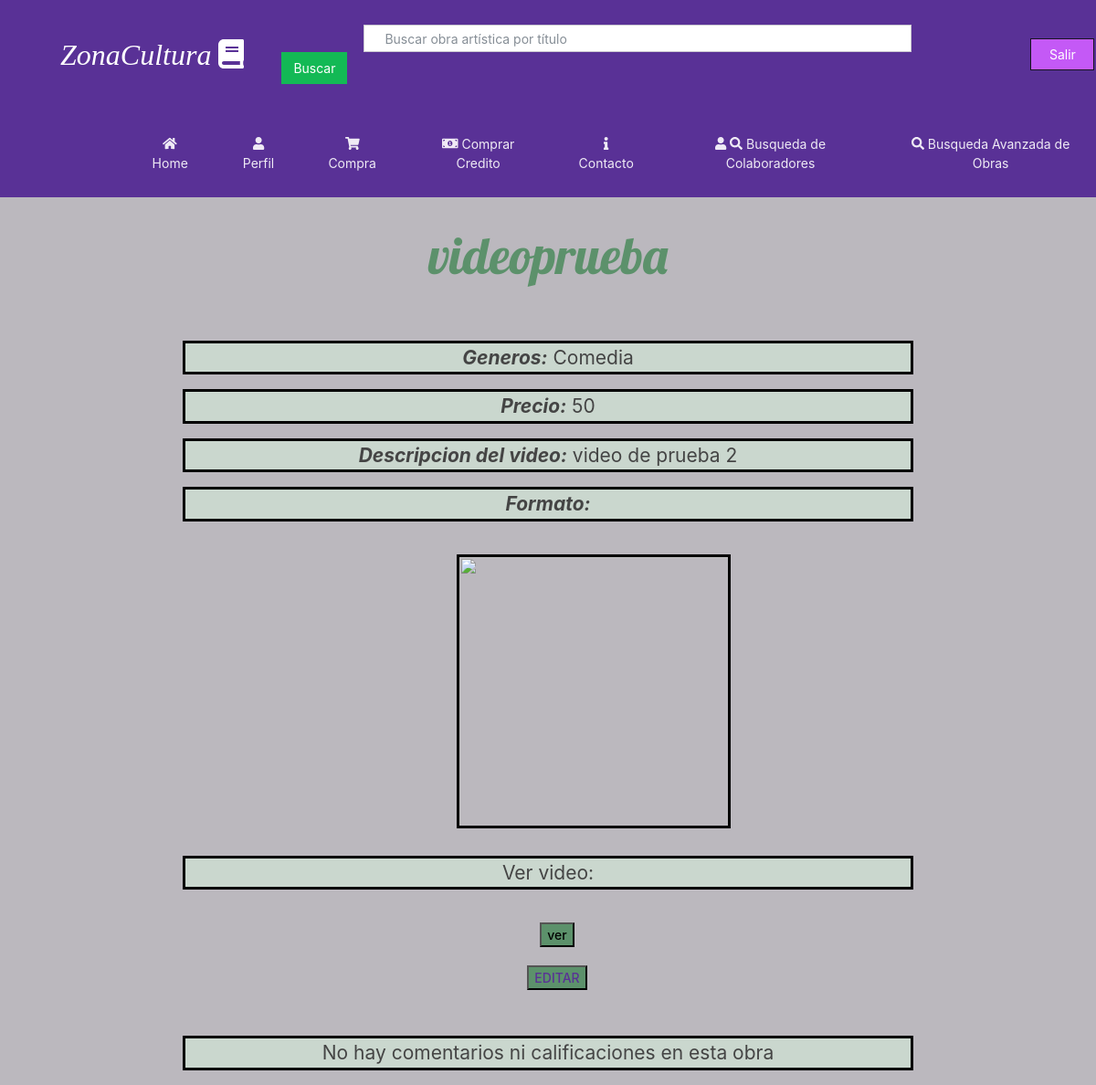
Screenshot of /Producto/ContenidoMultimedia/4 (signed in) with the database file from the repository.
### homePage/models.py (models this page shows)
class contenidoMultimedia(models.Model):
	user=models.ForeignKey(User,on_delete=models.SET_NULL, null=True)
	title=models.CharField(max_length=50)
	descripcion=models.TextField(max_length=150)
	formato=models.CharField(max_length=20,blank=True)
	precioV=models.IntegerField(default=0)
	clip=models.FileField(upload_to='media/video')
	fecha=models.DateTimeField(default=timezone.now)
	genero=models.ForeignKey(GeneroMultimedia, on_delete=models.SET_NULL, null=True)

### homePage/views.py (the view, shortened to what this page needs)
# urls.py: path('Producto/ContenidoMultimedia/<int:primaryKey>', views.mostrarMultimedia),
@login_required(login_url='/')
def mostrarMultimedia(request,primaryKey):
	print(primaryKey)
	try:
		video=contenidoMultimedia.objects.get(pk=primaryKey)
		if(ArticulosComprados.objects.filter(usuario=infousuario.objects.get(user = request.user),multimedia=video).first() is not None):
			permitir=False
			print('lo tiene')
		else:
			permitir=True
			print('no lo tiene')
		if request.GET.get('ver'):
			return redirect('/')
	except:
		print('pppp')
		raise Http404
	listaDeGeneros= video.genero
	print(listaDeGeneros)
	aux=''
	if listaDeGeneros.Comedia==True :
		print('Es de Comedia')
		aux=aux+'Comedia'
	if listaDeGeneros.Drama==True :
		aux=aux+'Drama'
	if listaDeGeneros.Retrato==True :
		aux=aux+'Retrato '
	if listaDeGeneros.Terror==True :
		aux=aux+'Terror '
	if listaDeGeneros.CienciaFiccion==True :
		aux=aux+'Ciencia Ficción '
	if listaDeGeneros.Accion==True :
		aux=aux+'Accion'
	if listaDeGeneros.Belico==True :
		aux=aux+'Belico'
	if listaDeGeneros.Aventura==True :
		aux=aux+'Aventura'
	if listaDeGeneros.DelOeste==True :
		aux=aux+'DelOeste'
	if listaDeGeneros.ArtesMarciales==True :
		aux=aux+'Artes Marciales'
	if listaDeGeneros.Fantastico==True :
		aux=aux+'Fantastico'
	if listaDeGeneros.Suspenso==True :
		aux=aux+'Suspenso'
	if listaDeGeneros.Historico==True :
		aux=aux+'Historico'
	if listaDeGeneros.Adolescente==True :
		aux=aux+'Adolescente'
	if listaDeGeneros.Infantil==True :
		aux=aux+'Infantil'
	if listaDeGeneros.Político_Social==True :
		aux=aux+'Político Social'
	if listaDeGeneros.Animacion==True :
		aux=aux+'Animacion'
	comentarios=ComentarioMultimedia.objects.filter(video=video)
	hayComentarios=True
	promedioCalificacion=0
	if len(comentarios)== 0:
		hayComentarios=False
	else:
		for comentario in comentarios:
			promedioCalificacion=promedioCalificacion+comentario.califi
		promedioCalificacion=promedioCalificacion/len(comentarios)
	return render(request, 'mostrarContenidoMultimedia.html',{'User':request.user,'video':video,'generos':aux, 'permitir':permitir, 'hayComentarios':hayComentarios, 'comentarios':comentarios, 'promedioCalificacion':promedioCalificacion})

### homePage/templates/mostrarContenidoMultimedia.html (shortened to what this page needs)
{% extends 'plantillaGeneral.html' %}
{% block extrahead %}
<link rel="stylesheet" href="/static/css/diseño.css">
<link rel="stylesheet" href="/static/css/perfil.css">
{% endblock %}
{% block content %}
<h1 class="heading">{{video.title}}</h1>
<p><em><b>Generos:</b></em> {{generos}}</p>
<p><em><b>Precio:</b></em> {{video.precioV}}</p>
<p><em><b>Descripcion del video:</b></em> {{video.descripcion}}</p>
<p><em><b>Formato:</b></em> {{video.Formato}}</p>
	<center>
			<img class="center-block" src="{{Libro.imagen.url}}" width="300" height="300" id="imgl">
	{%if permitir == False%}
	<p> Ver video:</p>
	<form method="get">
	<input type="submit" value="ver" name="ver"  id="Comprar2">
	</form>
	{% endif %}
		{% if User.pk == video.user.pk %}
			<button id="Comprar4"><a href="/">EDITAR</a></button>
		{% else %}
		<form method="get">
			<input type="submit" value="Añadir al carrito" name="carrito" id="Comprar2">
		</form>
		{% endif %}
	</center>
{%if hayComentarios == False %}
 <p>No hay comentarios ni calificaciones en esta obra </p>
{%	endif	%}
{% endblock %}

### homePage/static/css/diseño.css (style rules this page uses)
.heading { text-align: center; margin-top: 30px; margin-bottom: 60px; position: relative; font-family: 'Lobster', cursive; color: #5C916B; font-size: 4em; }
#imgl { margin-left: 100px; }
p { text-align: center; margin-left: 200px; margin-right: 200px; border-color: black; border-style: solid; font-size: 1.5em; background-color: #CAD7CE; }

### homePage/static/css/perfil.css (style rules this page uses)
.heading { text-align: center; margin-top: 30px; margin-bottom: 60px; position: relative; font-family: 'Lobster', cursive; color: #5C916B; font-size: 4em; }
#Comprar2 { margin-left: 20px; margin-top: 20px; background-color: #5C916B; font-weight: 500; }
#Comprar4 { margin-left: 20px; margin-top: 20px; background-color: #5C916B; font-weight: 500; margin-bottom: 50px; }
.center-block { margin-bottom: 30px; margin-top: 20px; border-style: solid; border-color: black; }

### homePage/static/css/paginahome.css (style rules this page uses)
body { background-color: #BBB8BE; }

### rows the page displays
contenidoMultimedia: title "videoprueba", precioV "50", descripcion "video de prueba 2"

### other values shown
{{ generos }} "Comedia"
